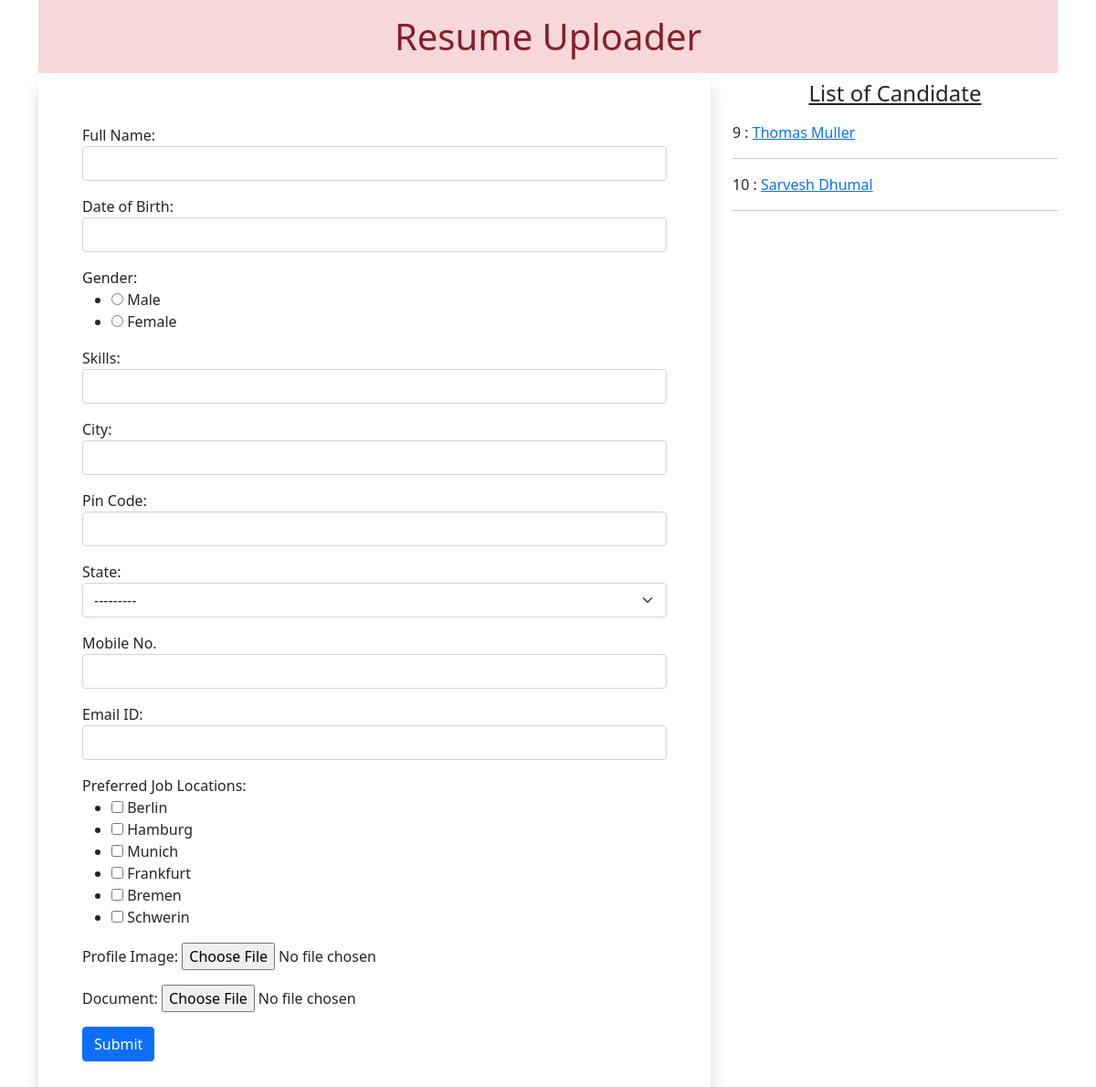
The app's page /, older data.
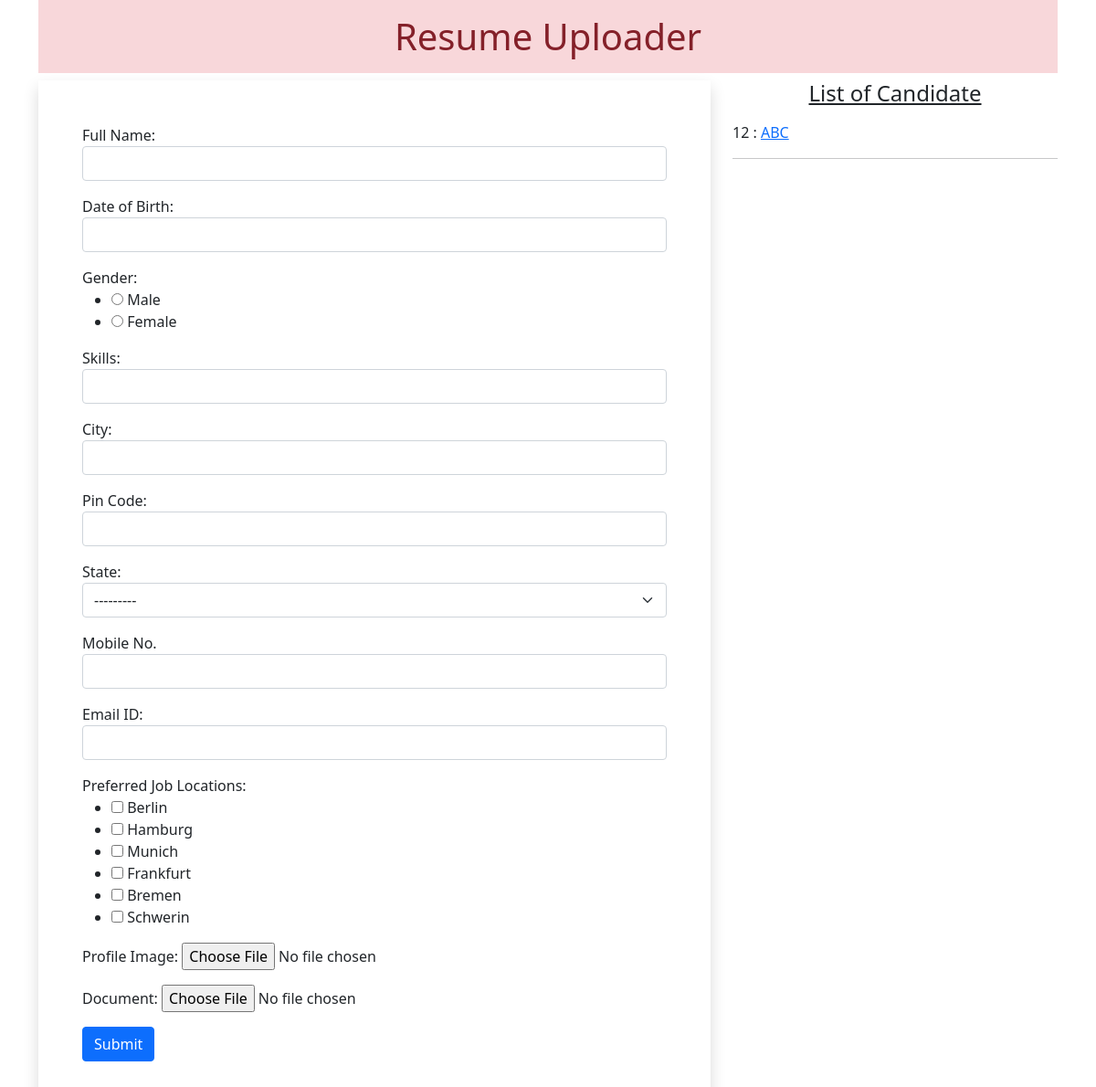
The same page, newer data.
### myapp/models.py (models this page shows)
class Resume(models.Model):
 name = models.CharField(max_length=100)
 dob = models.DateField(auto_now=False, auto_now_add=False)
 gender = models.CharField(max_length=100)
 locality = models.CharField(max_length=100)
 city = models.CharField(max_length=100)
 pin = models.PositiveIntegerField()
 state = models.CharField(choices=STATE_CHOICE, max_length=50)
 mobile = models.PositiveIntegerField()
 email = models.EmailField()
 job_city = models.CharField(max_length=50)
 profile_image = models.ImageField(upload_to='profileimg', blank=True)
 my_file = models.FileField(upload_to='doc', blank=True)

### myapp/views.py (the view, shortened to what this page needs)
# urls.py: path('', views.HomeView.as_view(), name='home'),
class HomeView(View):
 def get(self, request):
  form = ResumeForm()
  candidates = Resume.objects.all()
  return render(request, 'myapp/home.html', { 'candidates':candidates, 'form':form})

### myapp/forms.py
class ResumeForm(forms.ModelForm):
 gender = forms.ChoiceField(choices=GENDER_CHOICES, widget=forms.RadioSelect)
 job_city = forms.MultipleChoiceField(label='Preferred Job Locations', choices=JOB_CITY_CHOICE, widget=forms.CheckboxSelectMultiple)
 class Meta:
  model = Resume
  fields = ['name', 'dob', 'gender', 'locality', 'city', 'pin', 'state', 'mobile', 'email', 'job_city', 'profile_image', 'my_file']
  labels = {'name':'Full Name', 'dob': 'Date of Birth', 'pin':'Pin Code', 'mobile':'Mobile No.', 'email':'Email ID', 'profile_image':'Profile Image', 'my_file':'Document','locality':'Skills'}
  widgets = {
   'name':forms.TextInput(attrs={'class':'form-control'}),
   'dob':forms.DateInput(attrs={'class':'form-control', 'id':'datepicker'}),
   'locality':forms.TextInput(attrs={'class':'form-control'}),
   'city':forms.TextInput(attrs={'class':'form-control'}),
   'pin':forms.NumberInput(attrs={'class':'form-control'}),
   'state':forms.Select(attrs={'class':'form-select'}),
   'mobile':forms.NumberInput(attrs={'class':'form-control'}),
   'email':forms.EmailInput(attrs={'class':'form-control'}),
  }

### myapp/templates/myapp/home.html (shortened to what this page needs)
<!DOCTYPE html>
{% load static %}
<html lang="en">
<head>
 <link href="https://cdn.jsdelivr.net/npm/bootstrap@5.0.0-beta2/dist/css/bootstrap.min.css" rel="stylesheet">
 <link rel="stylesheet" href="//code.jquery.com/ui/1.12.1/themes/base/jquery-ui.css">
</head>
<body>
 <div class="container mb-5">
  <h1 class="alert-danger text-center p-3">Resume Uploader</h1>
  <div class="row">
   <div class="col-sm-8">
    <form action="" method="post" enctype="multipart/form-data" class="shadow p-5">
     {% for fm in form %}
       <div class="form-group mb-3">
       {{fm.label_tag}} {{fm}} <small class="text-danger">{{fm.errors|striptags}}</small>
       </div>
     {% endfor %}
     <input type="submit" value="Submit" class="btn btn-primary">
    </form>
   </div>
   <div class="col-sm-4">
    <h4 class="text-center mb-3"><u>List of Candidate</u></h4>
    {% for candidate in candidates %}
     {{candidate.id}} : <a href="{% url 'candidate' candidate.id %}">{{candidate.name}}</a>
     <hr>
    {% endfor %}
   </div>
  </div>
 </div>
</body>
</html>

Row changes from the older to the newer data that the page shows:
removed Resume: id "9", name "Thomas Muller"
removed Resume: id "10", name "Sarvesh Dhumal"
added Resume: id "12", name "ABC"
